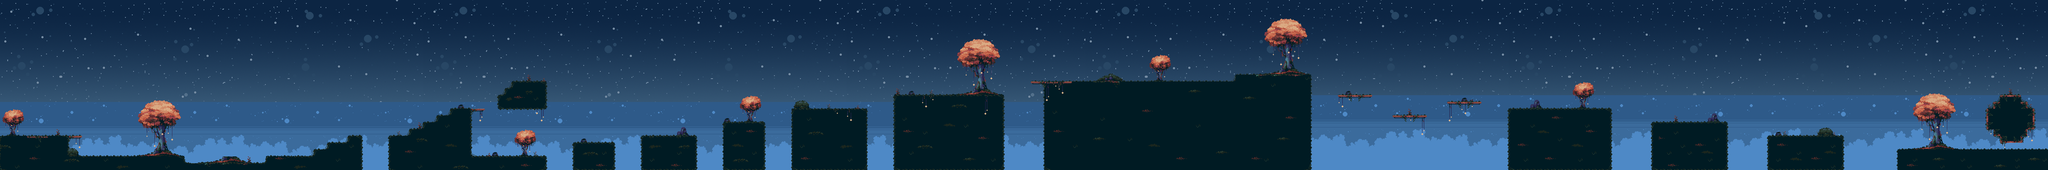

A level layout from a 2D game, rendered from its tile map. Below: a short description, then the map file with tile-grid data replaced by summaries:
An orthogonal 300x25 tile map with 16x16 px tiles, 6 tile layers (space, Fond, Décor, ejfus, ...), 3 tilesets and 62 objects (60x collision, spawn_player_level_1).

<map version="1.9" tiledversion="1.9.0" orientation="orthogonal" renderorder="right-down" width="300" height="25" tilewidth="16" tileheight="16" infinite="0" nextlayerid="9" nextobjectid="80">
 <tileset firstgid="1" source="tilest.tsx" />
 <tileset firstgid="199" source="Space.tsx" />
 <tileset firstgid="1749" source="background.tsx" />
 <layer id="7" name="space" width="300" height="25">
  <data>[7500 cells, 7138 non-empty, 1128 distinct tile ids]</data>
 </layer>
 <layer id="2" name="Fond" width="300" height="25">
  <data>[7500 cells, 1229 non-empty, 10 distinct tile ids]</data>
 </layer>
 <layer id="3" name="Décor" width="300" height="25">
  <data>[7500 cells, 701 non-empty, 144 distinct tile ids]</data>
 </layer>
 <layer id="4" name="ejfus" width="300" height="25">
  <data>[7500 cells, 175 non-empty, 57 distinct tile ids]</data>
 </layer>
 <layer id="1" name="Plateforme" width="300" height="25">
  <data>[7500 cells, 487 non-empty, 97 distinct tile ids]</data>
 </layer>
 <layer id="5" name="décor au dessu de la plateforme" width="300" height="25">
  <data>[7500 cells, 676 non-empty, 116 distinct tile ids]</data>
 </layer>
 <objectgroup id="8" name="Objects">
  <object id="1" name="spawn_player_level_1" x="71.6667" y="319">
   <point />
  </object>
  <object id="4" class="collision" x="-0.333333" y="319.667" width="160" height="17.6667" />
  <object id="5" class="collision" x="159.667" y="320" width="32.3333" height="5.33333" />
  <object id="6" class="collision" x="144.667" y="337" width="14.6667" height="62.6667" />
  <object id="7" class="collision" x="158.667" y="367.667" width="273.667" height="17" />
  <object id="8" class="collision" x="415.667" y="385.667" width="16.3333" height="14.3333" />
  <object id="9" name="collision" class="collision" x="432.333" y="384.333" width="193" height="15.6667" />
  <object id="11" name="collision" class="collision" x="623.667" y="368.333" width="113.667" height="16" />
  <object id="12" name="collision" class="collision" x="736.667" y="353" width="32.3333" height="14.6667" />
  <object id="13" name="collision" class="collision" x="768.667" y="336.333" width="47.6667" height="17.3333" />
  <object id="14" name="collision" class="collision" x="816.667" y="321" width="31" height="16" />
  <object id="15" name="collision" class="collision" x="834.667" y="321.333" width="12.3333" height="78.6667" />
  <object id="16" name="collision" class="collision" x="912" y="320" width="16.6667" height="80" />
  <object id="17" name="collision" class="collision" x="928.333" y="320.333" width="32" height="16.3333" />
  <object id="18" name="collision" class="collision" x="960.667" y="305.333" width="31.6667" height="15.3333" />
  <object id="19" name="collision" class="collision" x="992.333" y="289" width="32" height="15.6667" />
  <object id="20" name="collision" class="collision" x="1025" y="272.333" width="31" height="16.6667" />
  <object id="21" name="collision" class="collision" x="1056.33" y="257.667" width="47.3333" height="14.6667" />
  <object id="22" name="collision" class="collision" x="1094.67" y="272.333" width="9.33333" height="128" />
  <object id="23" class="collision" x="1103.33" y="256.333" width="33" height="7.33333" />
  <object id="24" name="collision" class="collision" x="1167.67" y="224" width="15.6667" height="28.6667" />
  <object id="25" name="collision" class="collision" x="1184" y="208" width="16.6667" height="14.6667" />
  <object id="26" name="collision" class="collision" x="1200.33" y="192.667" width="79" height="17.3333" />
  <object id="27" name="collision" class="collision" x="1167" y="251" width="112.667" height="5" />
  <object id="28" name="collision" class="collision" x="1263.67" y="210.333" width="15.3333" height="39" />
  <object id="29" x="1111" y="459.333" width="2" />
  <object id="30" name="collision" class="collision" x="1104.33" y="369" width="175" height="17" />
  <object id="32" name="collision" class="collision" x="1344.67" y="337.333" width="14.6667" height="62.6667" />
  <object id="34" name="collision" class="collision" x="1359.33" y="337.333" width="80.3333" height="16.6667" />
  <object id="35" name="collision" class="collision" x="1422.33" y="353.667" width="17.3333" height="46.3333" />
  <object id="36" name="collision" class="collision" x="1504.67" y="320.667" width="15" height="79" />
  <object id="37" name="collision" class="collision" x="1519.67" y="320.667" width="111.333" height="17.6667" />
  <object id="39" name="collision" class="collision" x="1616.67" y="338" width="13.3333" height="62.3333" />
  <object id="40" name="collision" class="collision" x="1696.33" y="289.333" width="15.6667" height="110" />
  <object id="43" name="collision" class="collision" x="1711.67" y="289.333" width="79.6667" height="16.3333" />
  <object id="46" name="collision" class="collision" x="1777.67" y="305.667" width="13.3333" height="94" />
  <object id="47" name="collision" class="collision" x="1856" y="256.333" width="15.3333" height="143.667" />
  <object id="49" name="collision" class="collision" x="1871.5" y="256.25" width="160.25" height="19.25" />
  <object id="50" class="collision" x="2017.5" y="275.75" width="13.75" height="123.75" />
  <object id="51" name="collision" class="collision" x="2095.5" y="224.5" width="16.75" height="176" />
  <object id="53" name="collision" class="collision" x="2111.5" y="224.5" width="239.5" height="17.5" />
  <object id="54" name="collision" class="collision" x="2331" y="242" width="20" height="157.5" />
  <object id="55" name="collision" class="collision" x="2416" y="191.5" width="31.5" height="6" />
  <object id="56" name="collision" class="collision" x="2448.5" y="197" width="14" height="204" />
  <object id="60" name="collision" class="collision" x="2447.5" y="191.5" width="451.5" height="6" />
  <object id="61" name="collision" class="collision" x="2895.75" y="175.5" width="176.5" height="15.75" />
  <object id="62" name="collision" class="collision" x="3135.75" y="224" width="80.5" height="5.75" />
  <object id="63" name="collision" class="collision" x="3263.75" y="272.25" width="80.5" height="4.75" />
  <object id="64" name="collision" class="collision" x="3392" y="240.25" width="80.25" height="4.25" />
  <object id="65" name="collision" class="collision" x="3536" y="256.75" width="15.5" height="107.5" />
  <object id="66" name="collision" class="collision" x="3551.5" y="256.75" width="223.75" height="18.75" />
  <object id="67" name="collision" class="collision" x="3760.75" y="275.75" width="14" height="88" />
  <object id="68" name="collision" class="collision" x="3872.5" y="289.25" width="175" height="16.5" />
  <object id="69" name="collision" class="collision" x="3872.5" y="305.25" width="16" height="59" />
  <object id="70" name="collision" class="collision" x="4028" y="305" width="19.25" height="58.5" />
  <object id="71" name="collision" class="collision" x="4144.25" y="321.25" width="175" height="16" />
  <object id="72" name="collision" class="collision" x="4144.75" y="336.5" width="15.25" height="27.75" />
  <object id="73" name="collision" class="collision" x="4303.75" y="336.75" width="15.5" height="29" />
  <object id="74" name="collision" class="collision" x="4448" y="352.25" width="225.25" height="12.5" />
  <object id="76" name="collision" class="collision" x="4673.25" y="352.25" width="127" height="12.75" />
  <object id="77" name="collision" class="collision" x="3056" y="192" width="16" height="209.5" />
  <object id="79" name="collision" class="collision" x="4447.5" y="366" width="17" height="34.5" />
 </objectgroup>
</map>
